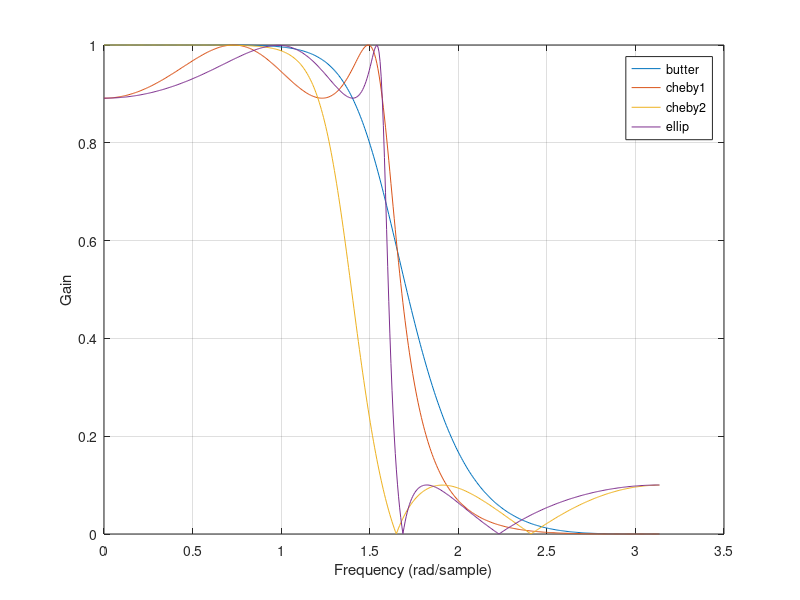
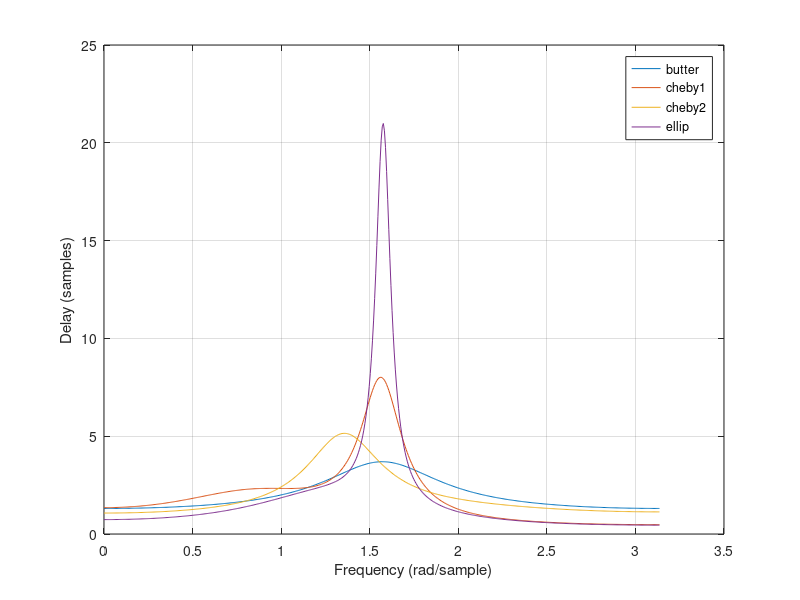

The MATLAB source for these figures, in order:
[Bb,Ab] = butter(4,0.5); % order 4, cutoff at 0.5 * pi
Hb=freqz(Bb,Ab);
Db=grpdelay(Bb,Ab);

[Bc1,Ac1] = cheby1(4,1,0.5); % 1 dB passband ripple
Hc1=freqz(Bc1,Ac1);
Dc1=grpdelay(Bc1,Ac1);

[Bc2,Ac2] = cheby2(4,20,0.5); % 20 dB stopband attenuation
Hc2=freqz(Bc2,Ac2);
Dc2=grpdelay(Bc2,Ac2);

[Be,Ae] = ellip(4,1,20,0.5);  % like cheby1 + cheby2
He=freqz(Be,Ae);
[De,w]=grpdelay(Be,Ae);

figure(1); plot(w,abs([Hb,Hc1,Hc2,He])); grid('on');
xlabel('Frequency (rad/sample)'); ylabel('Gain');
legend('butter','cheby1','cheby2','ellip');

figure(2); plot(w,[Db,Dc1,Dc2,De]); grid('on');
xlabel('Frequency (rad/sample)'); ylabel('Delay (samples)');
legend('butter','cheby1','cheby2','ellip');